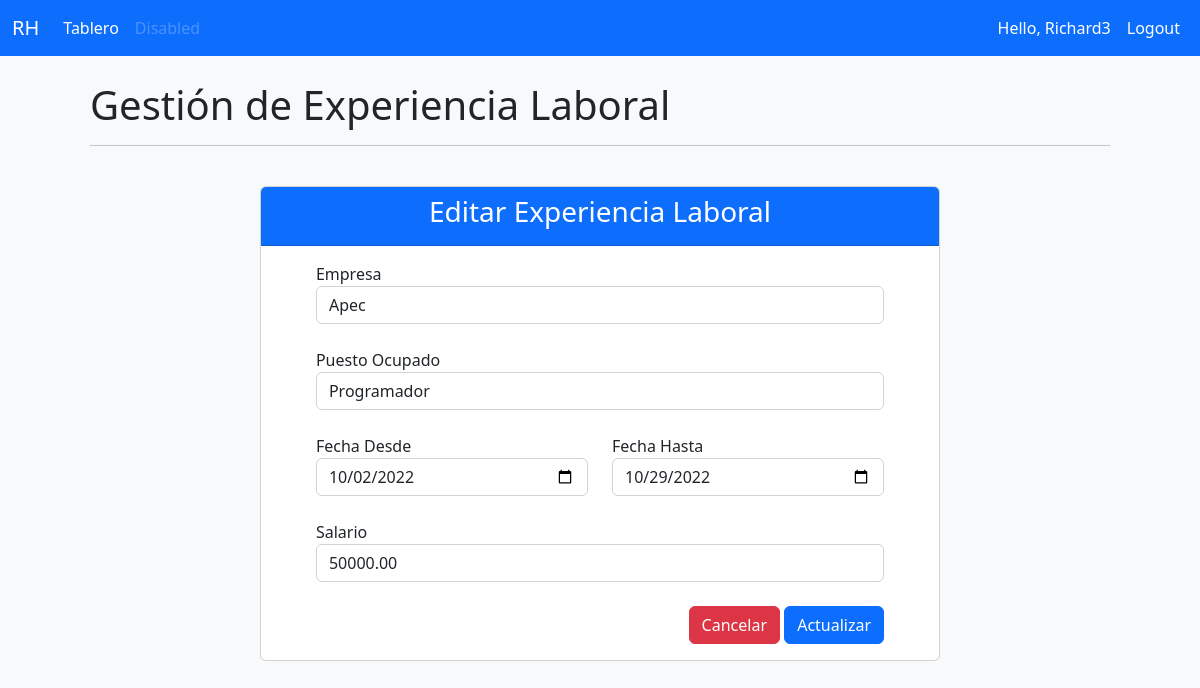
Page /Editarexperiencialaboral/4/ (signed in) on the committed database.
### msrh/models.py (models this page shows, shortened)
class ExperienciaLaboral(models.Model):
    id = models.AutoField(auto_created=True ,primary_key= True, serialize=False,verbose_name='ID')
    empresa = models.CharField (max_length=200, null=True, verbose_name='Empresa')
    puestoOcupado = models.CharField(max_length=200, null=True, verbose_name='Puesto Ocupado')
    fechaDesde = models.DateField(verbose_name='Fecha Desde')
    fechaHasta = models.DateField(verbose_name='Fecha Hasta')
    salario = models.DecimalField(max_digits=10, decimal_places=2, verbose_name='Salario')

### msrh/decorators.py (the view)
        def wrapper_func(request, *args, **kwargs):
            group = None
            if request.user.groups.exists():
                group = request.user.groups.all()[0].name
            if group in allowed_roles:
                return view_func(request, *args, **kwargs)
            else:
                return HttpResponse('No estas autorizado para ver la pagina')

### msrh/forms.py
class ExperienciaLaboralForm(forms.ModelForm):
    class Meta:
        model = ExperienciaLaboral
        fields = '__all__'
        widgets = {
            'empresa': forms.TextInput(attrs={'class': 'form-control', 'placeholder':'Institucion o empresa donde estuvo'} ),
            'puestoOcupado': forms.TextInput(attrs={'class': 'form-control', 'placeholder':'Ej:. Programador...'}),
            'fechaDesde': forms.DateInput(attrs={'class': 'form-control', 'type':'date' }),
            'fechaHasta': forms.DateInput(attrs={'class': 'form-control', 'type':'date'}),
            'salario': forms.NumberInput(attrs={'class': 'form-control', 'placeholder':'$ 0.00'}),
        }

### msrh/views.py (called while the page is built)
@login_required(login_url='login')
@allowed_users(allowed_roles=['admin', 'candidato'])
def update_ExperienciaLaboral(request, pk):
    pk = str(pk)
    try:
        experienciaLaboral = ExperienciaLaboral.objects.get(id=pk)
    except Idioma.DoesNotExist:
        return redirect('/experienciaLaboral')
    form = ExperienciaLaboralForm(request.POST or None, instance=experienciaLaboral)
    if form.is_valid():
        form.save()
        return redirect('/experienciaLaboral')
    context = {'form':form, 'experienciaLaboral':experienciaLaboral}
    return render(request, 'msrh/CRUD/Editarexperiencialaboral.html', context)

### msrh/templates/msrh/CRUD/Editarexperiencialaboral.html (shortened to what this page needs)
{% extends 'msrh/main.html' %}
{% block content %}
<h1>Gestión de Experiencia Laboral</h1>
<hr>
<br>
<div class="card col-md-8 offset-md-2">
    <div class="card-header text-center bg-primary text-white">
     <h3>Editar Experiencia Laboral</h3>
    </div>
    <div class="card-body  ">
        <div class="container col-md-7 col-lg-11">
        <form  method="POST">
            {{form.empresa.label}}
            {{form.empresa}}
            <br>
            {{form.puestoOcupado.label}}
            {{form.puestoOcupado}}
            <br>
            <div class="row g-4">
                <div class="col-6">
                    {{form.fechaDesde.label}}
                    {{form.fechaDesde}}
                </div>
                <div class="col-6">
                    {{form.fechaHasta.label}}
                    {{form.fechaHasta}}
                </div>
            </div>
            <br>
                {{form.salario.label}}
                {{form.salario}}
                <br>
            <div class="modal-footer">
                <div class="bd-example">
            <a href="{% url 'experienciaLaboral' %}" type="button" class="btn btn-danger">Cancelar</a>
            <button class="btn btn-primary" type="submit">Actualizar</button>
        </div>
            </div>
        </form>
    </div>
    </div>
  </div>
{% endblock %}

### msrh/templates/msrh/navbar/navbarADMIN.html (shortened to what this page needs)
{% load static %}
<nav class="navbar navbar-expand-lg navbar-dark bg-primary fixed-top">
    <div class="container-fluid">
      <a class="navbar-brand" href="#">RH</a>
      <div class="collapse navbar-collapse" id="navbarSupportedContent">
        <ul class="navbar-nav me-auto mb-2 mb-lg-0">
          <li class="nav-item">
            <a class="nav-link active" aria-current="page" href="{% url 'home' %}">Tablero</a>
          </li>
          <li class="nav-item">
            <a class="nav-link disabled">Disabled</a>
          </li>
        </ul>
        <div class="d-flex" >
          <ul class="navbar-nav me-auto mb-2 mb-lg-0">
            <li class="nav-item">
              <span class="nav-link active">Hello, {{request.user}}</span>
            </li>
            <li class="nav-item">
              <a class="nav-link active" aria-current="page" href="{% url 'logout' %}">Logout</a>
            </li>
          </ul>
        </div>
      </div>
    </div>
  </nav>

### rows in the picture
ExperienciaLaboral: empresa "Apec", puestoOcupado "Programador", fechaDesde "10/02/2022", fechaHasta "10/29/2022", salario "50000.00"

### other values in the picture
{{ request.user }} "Richard3"
